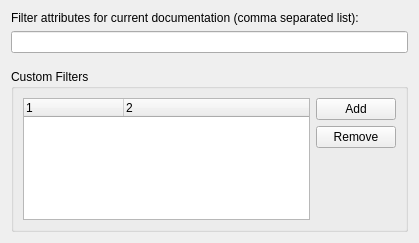
<ui version="4.0" >
 <class>FilterPage</class>
 <widget class="QWidget" name="FilterPage" >
  <property name="geometry" >
   <rect>
    <x>0</x>
    <y>0</y>
    <width>419</width>
    <height>243</height>
   </rect>
  </property>
  <property name="windowTitle" >
   <string>Form</string>
  </property>
  <layout class="QGridLayout" >
   <item row="1" column="0" >
    <widget class="QLabel" name="label" >
     <property name="text" >
      <string>Filter attributes for current documentation (comma separated list):</string>
     </property>
    </widget>
   </item>
   <item row="2" column="0" >
    <widget class="QLineEdit" name="filterLineEdit" />
   </item>
   <item row="4" column="0" >
    <widget class="QGroupBox" name="groupBox" >
     <property name="title" >
      <string>Custom Filters</string>
     </property>
     <layout class="QGridLayout" >
      <item rowspan="3" row="0" column="0" >
       <widget class="QTreeWidget" name="customFilterWidget" >
        <property name="columnCount" >
         <number>2</number>
        </property>
        <column>
         <property name="text" >
          <string>1</string>
         </property>
        </column>
        <column>
         <property name="text" >
          <string>2</string>
         </property>
        </column>
       </widget>
      </item>
      <item row="0" column="1" >
       <widget class="QPushButton" name="addButton" >
        <property name="text" >
         <string>Add</string>
        </property>
       </widget>
      </item>
      <item row="1" column="1" >
       <widget class="QPushButton" name="removeButton" >
        <property name="text" >
         <string>Remove</string>
        </property>
       </widget>
      </item>
      <item row="2" column="1" >
       <spacer>
        <property name="orientation" >
         <enum>Qt::Vertical</enum>
        </property>
        <property name="sizeHint" >
         <size>
          <width>20</width>
          <height>40</height>
         </size>
        </property>
       </spacer>
      </item>
     </layout>
    </widget>
   </item>
   <item row="0" column="0" >
    <spacer>
     <property name="orientation" >
      <enum>Qt::Vertical</enum>
     </property>
     <property name="sizeHint" >
      <size>
       <width>20</width>
       <height>40</height>
      </size>
     </property>
    </spacer>
   </item>
   <item row="5" column="0" >
    <spacer>
     <property name="orientation" >
      <enum>Qt::Vertical</enum>
     </property>
     <property name="sizeHint" >
      <size>
       <width>20</width>
       <height>40</height>
      </size>
     </property>
    </spacer>
   </item>
   <item row="3" column="0" >
    <spacer>
     <property name="orientation" >
      <enum>Qt::Vertical</enum>
     </property>
     <property name="sizeType" >
      <enum>QSizePolicy::Fixed</enum>
     </property>
     <property name="sizeHint" >
      <size>
       <width>20</width>
       <height>10</height>
      </size>
     </property>
    </spacer>
   </item>
  </layout>
 </widget>
 <resources/>
 <connections/>
</ui>
